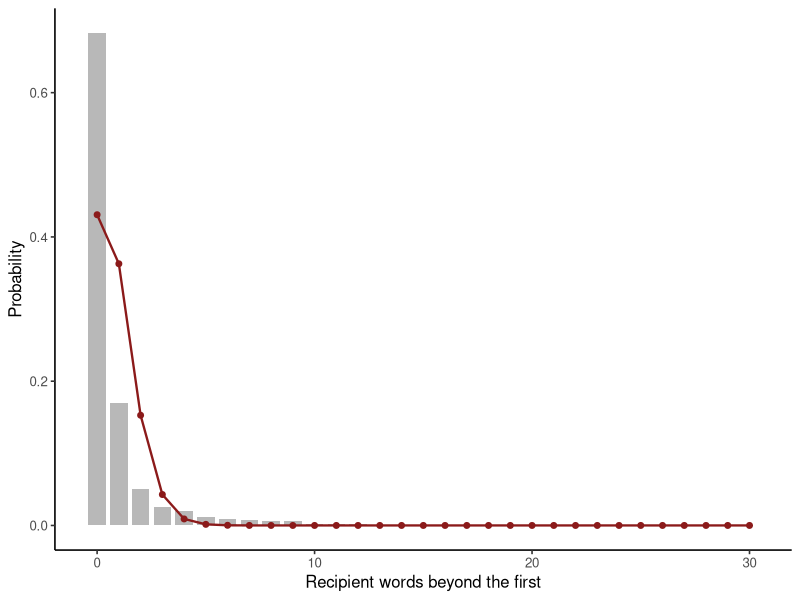

Here is the R script that generated this plot:
## ---- chunk 1
#| label: fit-dative-poisson
library(ggplot2)

dative <- read.csv(
  "data/english-dative/dative-alternation.csv",
  stringsAsFactors = FALSE,
  na.strings = c("", "NA")
)
dative$recipient_words_beyond_first <- dative$recipient_length_words - 1L
y <- dative$recipient_words_beyond_first
lambda_hat <- mean(y)

fit <- data.frame(value = 0:max(y))
counts <- table(y)
fit$observed_probability <- 0
fit$observed_probability[
  match(as.integer(names(counts)), fit$value)
] <- as.numeric(counts) / length(y)
fit$fitted_probability <- dpois(fit$value, lambda = lambda_hat)

population_variance <- mean((y - mean(y))^2)
variance_to_mean <- population_variance / mean(y)
observed_zero <- mean(y == 0) # dqr-allow: scale-boundary
fitted_zero <- dpois(0, lambda_hat)

stopifnot(
  nrow(dative) == 3263L,
  all(y >= 0),
  abs(sum(fit$observed_probability) - 1) < 1e-12,
  abs(lambda_hat - mean(y)) < 1e-12
)

data.frame(lambda_hat, population_variance, variance_to_mean,
           observed_zero, fitted_zero)
## ---- chunk 2
#| label: plot-dative-poisson
#| fig-cap: "Observed recipient-length mass and fitted Poisson mass. The model misses both the zero mass and the long tail."
ggplot(fit, aes(value)) +
  geom_col(aes(y = observed_probability), fill = "grey72", width = 0.8) +
  geom_line(aes(y = fitted_probability), color = "#8B1A1A", linewidth = 0.8) +
  geom_point(aes(y = fitted_probability), color = "#8B1A1A", size = 1.7) +
  labs(x = "Recipient words beyond the first", y = "Probability") +
  theme_classic(base_size = 12)
